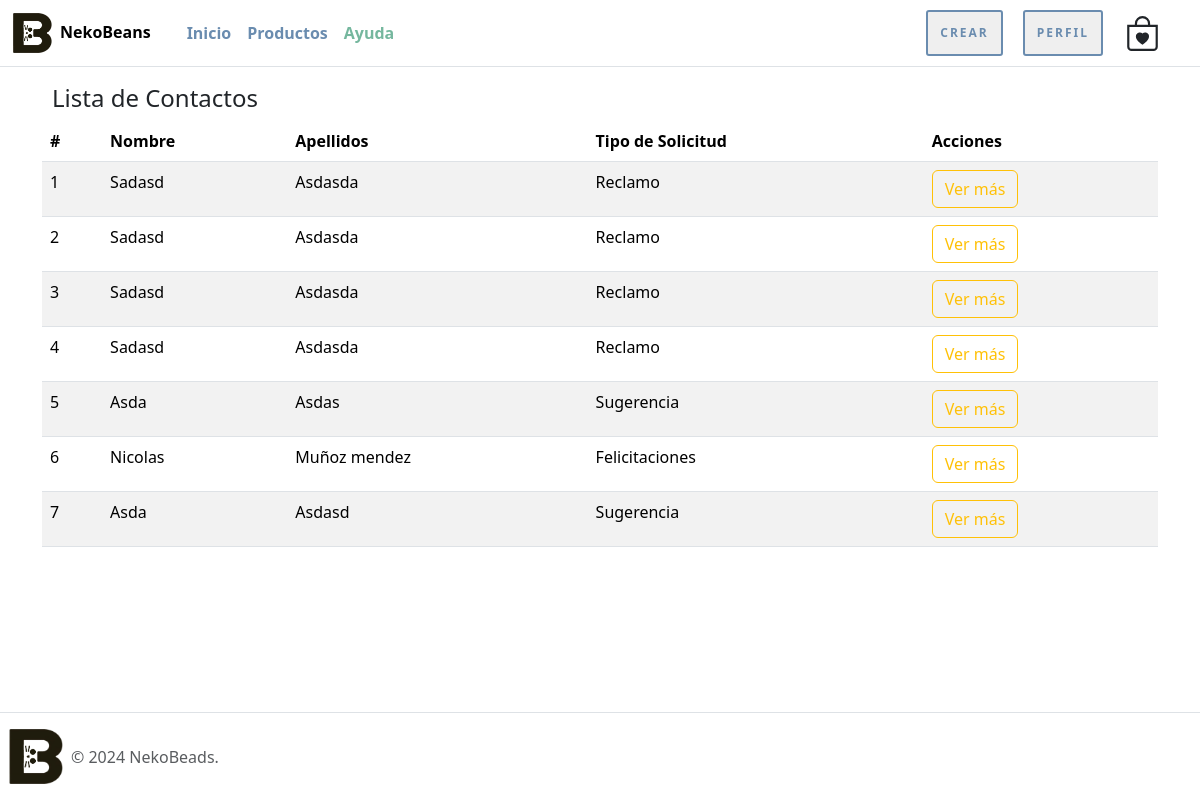
The app's page /lista-comentarios/ (signed in), older data.
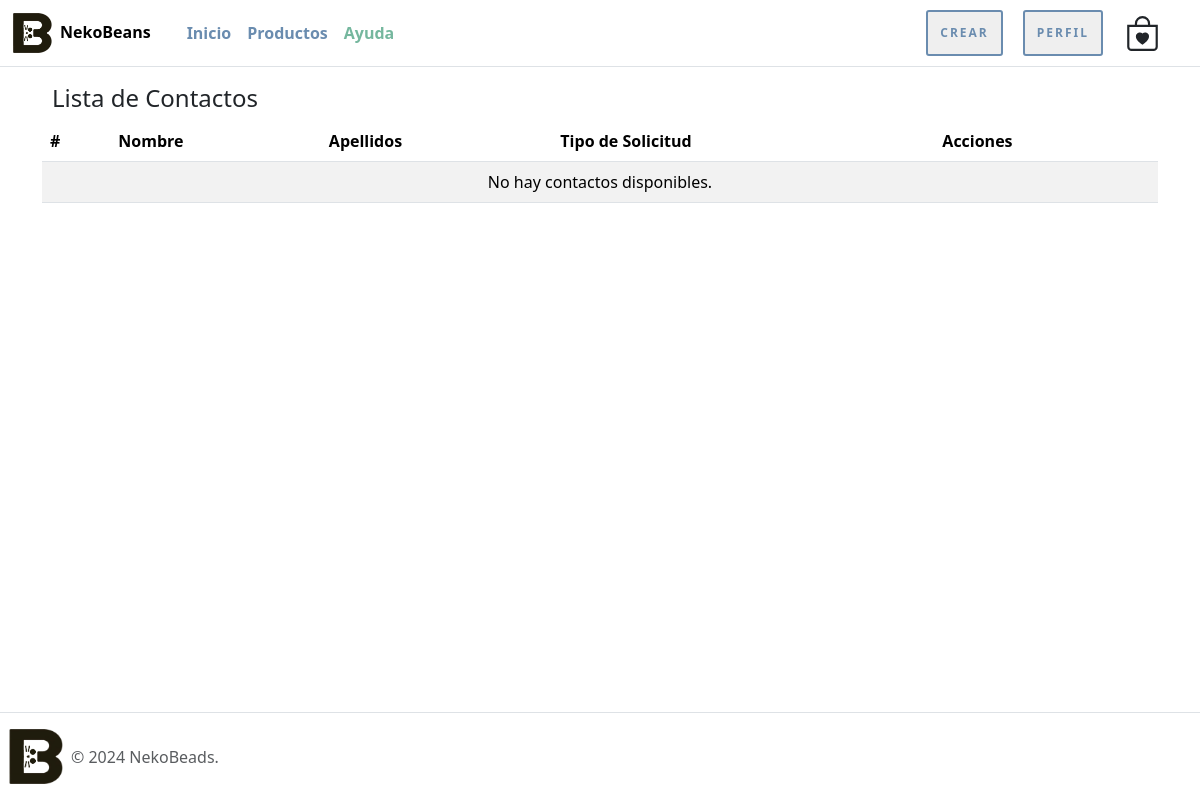
The same page, newer data.
### nekoBeansWeb/models.py (models this page shows, shortened)
class Contacto(models.Model):
    nombre = models.CharField(max_length=20)
    apellidos = models.CharField(max_length=20)
    email = models.EmailField()
    telefono = models.CharField(max_length=9)
    tipo_solicitud = models.IntegerField(choices=tipo_consulta)
    mensaje = models.TextField()

### nekoBeansWeb/views.py (the view)
# urls.py: path('lista-comentarios/', lista_comentarios, name="lista_comentarios"),
@permission_required('nekoBeansWeb.view_comentarios')
def lista_comentarios(request):
    contactos = Contacto.objects.all()
    data = {
        'contactos': contactos
    }
    return render(request, 'nekoBeansWeb/comentarios/lista_contacto.html', data)

### nekoBeansWeb/templates/nekoBeansWeb/comentarios/lista_contacto.html (shortened to what this page needs)
{% extends 'nekoBeansWeb/narvar_footer.html' %}
{% load static %}
{% block contenido %}
<div class="container mt-4">
    <div class="row">
        <div class="col-md-12">
            <h4 class="espacio-titulos">Lista de Contactos</h4>
            <div class="table-responsive">
                <table class="table table-hover table-striped">
                    <thead class="thead-dark">
                        <tr>
                            <th scope="col">#</th>
                            <th scope="col">Nombre</th>
                            <th scope="col">Apellidos</th>
                            <th scope="col">Tipo de Solicitud</th>
                            <th scope="col">Acciones</th>
                        </tr>
                    </thead>
                    <tbody>
                        {% for contacto in contactos %}
                        <tr>
                            <td>{{ forloop.counter }}</td>
                            <td>{{ contacto.nombre | capfirst }}</td>
                            <td>{{ contacto.apellidos | capfirst }}</td>
                            <td>{{ contacto.get_tipo_solicitud_display }}</td>
                            <td>
                                <button type="button" class="btn btn-md btn-outline-warning abrir-modal"
                                    data-bs-toggle="modal" data-bs-target="#modal-tarjeta-{{ contacto.id }}">
                                    Ver más
                                </button>
                            </td>
                        </tr>
                        {% empty %}
                        <tr>
                            <td colspan="8" class="text-center">No hay contactos disponibles.</td>
                        </tr>
                        {% endfor %}
                    </tbody>
                </table>
            </div>
        </div>
    </div>
</div>
{% endblock %}

Row changes from the older to the newer data that the page shows:
removed Contacto: nombre "Sadasd", apellidos "Asdasda", tipo_solicitud "Reclamo"
removed Contacto: nombre "Sadasd", apellidos "Asdasda", tipo_solicitud "Reclamo"
removed Contacto: nombre "Sadasd", apellidos "Asdasda", tipo_solicitud "Reclamo"
removed Contacto: nombre "Sadasd", apellidos "Asdasda", tipo_solicitud "Reclamo"
removed Contacto: nombre "Asda", apellidos "Asdas", tipo_solicitud "Sugerencia"
removed Contacto: nombre "Nicolas", apellidos "Muñoz mendez", tipo_solicitud "Felicitaciones"
removed Contacto: nombre "Asda", apellidos "Asdasd", tipo_solicitud "Sugerencia"
Text that changed along with them:
text now shown: "No hay contactos disponibles."
